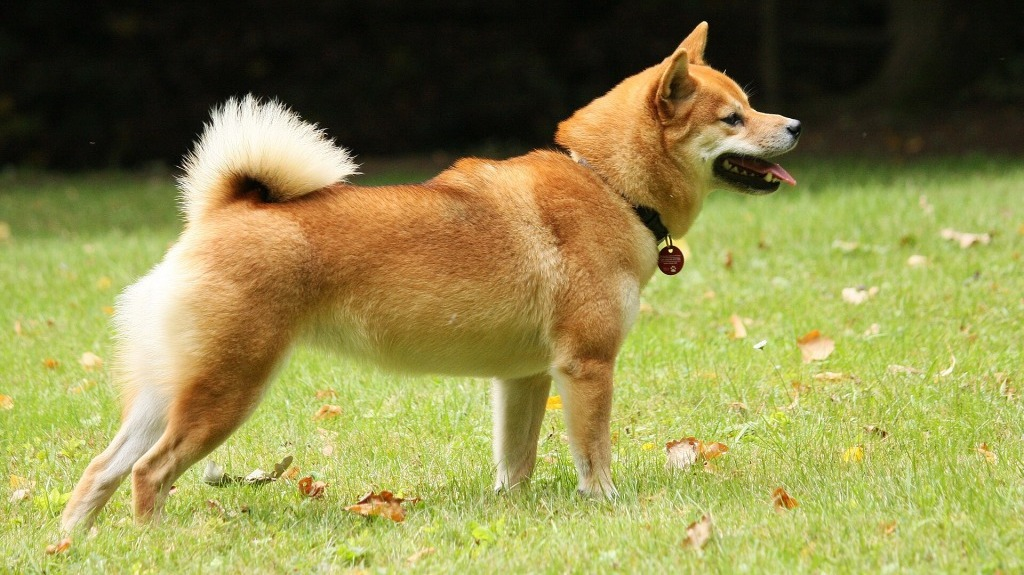
#> input picture part2/images/dog_1.jpg, 1024 x 575 px
$ python ex1c_prof.py
#> lines starting #> are read from the running program, lines starting #| are printed output that depends on the picture
#!/usr/bin/env python3
# Shebang line" specifies the interpreter.

# imports --------------------
import cv2
import numpy as np


def safe_alter_image(image, curtain_x, value=-100):
    # alter only the left side

    image_float = image.astype(float)
    height, width, nc = image.shape

    # safe brigthen the image
    altered_image = image_float.copy()

    # creating a fraction of the column
    col_limit = round(width * curtain_x)

    altered_image[:, 0:col_limit, :] = image_float[:, 0:col_limit, :] + value


    # some elements will have values over 255,
    # so we need to clip the values to 255
    altered_image = altered_image.clip(0, 255)

    # convert back to uint8
    altered_image = altered_image.astype(np.uint8)

    return altered_image


# Main function
def main():  # this is our main function
    print("SAVI exercise")

    # relative path
    image = cv2.imread("images/dog_1.jpg")
#> image is the input picture: shape (575, 1024, 3); mean B, G, R 75.6, 136.7, 141.4
    height, width, channels = image.shape
#> height = 575; width = 1024; channels = 3
    image = cv2.resize(image, (round(width / 2), round(height / 2)))
#> image: shape (288, 512, 3)
    cv2.imshow('Original', image)
    H, W, NC = image.shape
#> H = 288; W = 512; NC = 3

    # --------------------------------
    # Darken the image
    # --------------------------------
    altered_image = safe_alter_image(image, curtain_x=1/3 , value=-50)
#> in safe_alter_image, `altered_image[:, 0:col_limit, :] = image_float[:, 0:col_limit, :] + va..`:
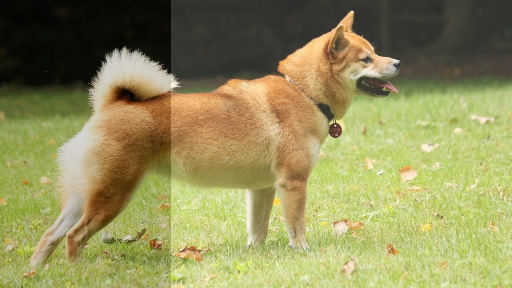
#> altered_image: shape (288, 512, 3) float64; mean B, G, R 58.7, 119.9, 124.6; drawn with min black and max white
#> in safe_alter_image, `altered_image = altered_image.clip(0, 255)`:
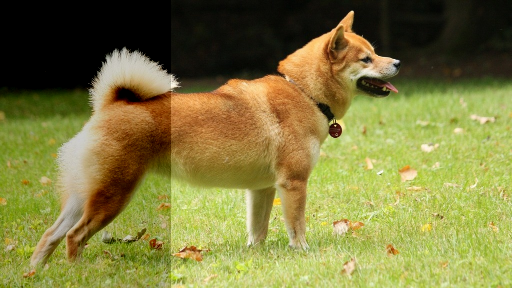
#> altered_image: shape (288, 512, 3) float64; mean B, G, R 63, 123, 127.7
    cv2.imshow("Altered Image  ", altered_image)

    # Create a sequence of progressive darkening of the left side of the image
    for i in range(0, 20):
        value_i = -i * 10
        curtain_x = 0.05 + i * 0.05
        altered_image = safe_alter_image(image, curtain_x, value_i)
        cv2.imshow("Altered Image  ", altered_image)
        cv2.waitKey(500)
#> this loop made 20 passes
#> pass 3, in safe_alter_image (call 4), `altered_image = altered_image.clip(0, 255)`:
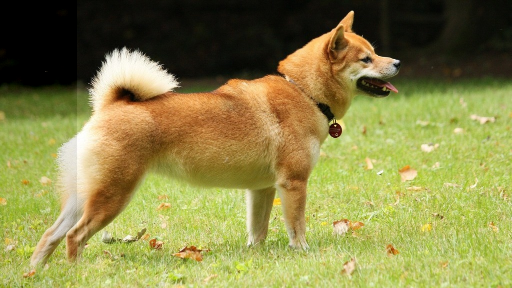
#> altered_image: shape (288, 512, 3) float64; mean B, G, R 73, 133.9, 138.6

    # --------------------------------
    # Challenge for homework
    # --------------------------------

    # a) record a video of the sequence

    # b)  make the darkened color be a curtain that moved from left to right

    cv2.waitKey(0)


if __name__ == "__main__":
    main()

$ run again, with part2/images/dog_3.jpg copied over part2/images/dog_1.jpg
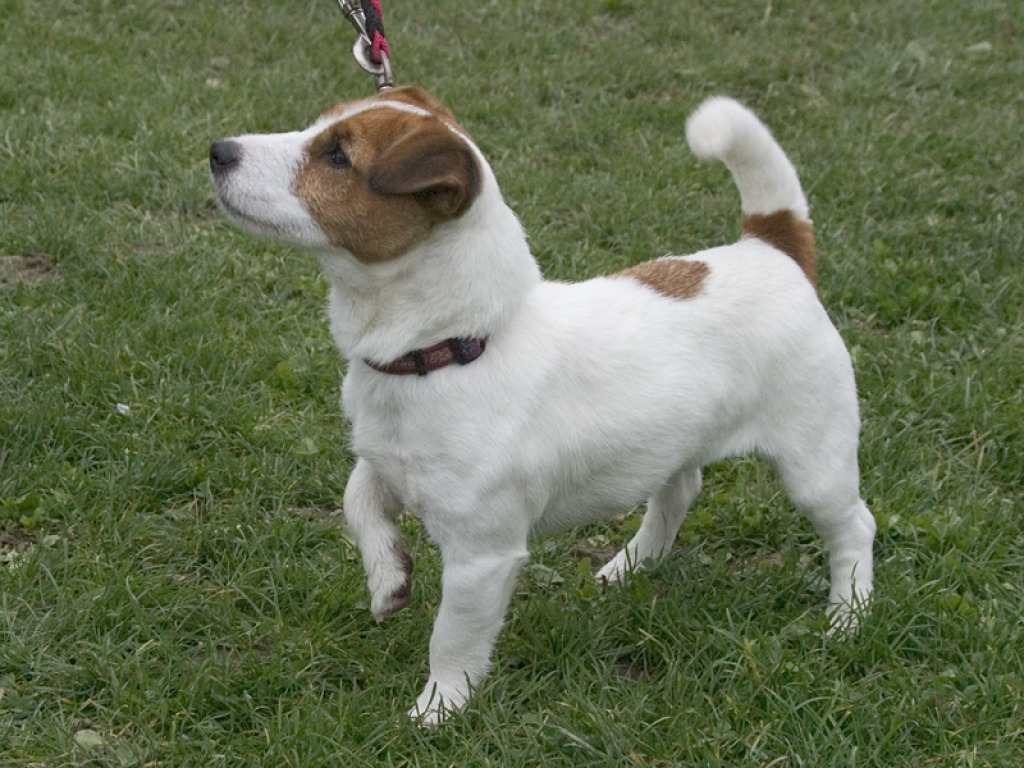
#> input picture part2/images/dog_3.jpg, 1024 x 768 px
#> in main, image is the input picture: shape (768, 1024, 3); mean B, G, R 84, 112.7, 103.2
#> image: shape (384, 512, 3)
#> in safe_alter_image, `altered_image[:, 0:col_limit, :] = image_float[:, 0:col_limit, :] + va..`:
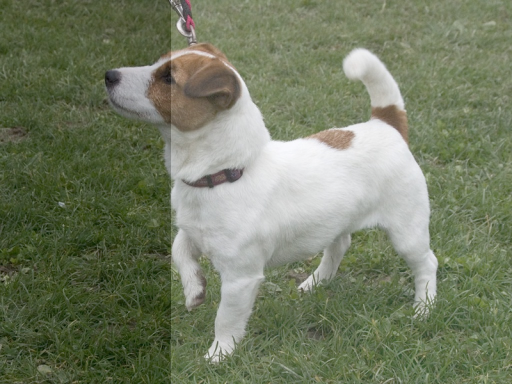
#> altered_image: shape (384, 512, 3) float64; mean B, G, R 67.4, 96.1, 86.6; drawn with min black and max white
#> the loop in main, `for i in range(0, 20):` made 20 passes
#> pass 3, in safe_alter_image (call 4), `altered_image = altered_image.clip(0, 255)`:
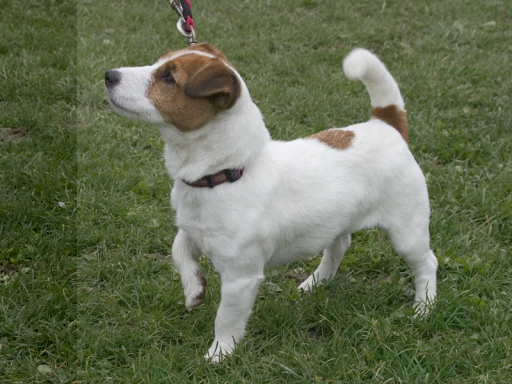
#> altered_image: shape (384, 512, 3) float64; mean B, G, R 81.2, 109.8, 100.3

$ run again, with part2/images/modelo.png saved as part2/images/dog_1.jpg
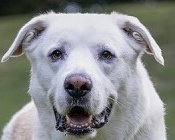
#> input picture part2/images/modelo.png, 175 x 140 px
#> in main, image is the input picture: shape (140, 175, 3); mean B, G, R 141.7, 141.4, 138.9
#> image: shape (70, 88, 3)
#> in safe_alter_image, `altered_image[:, 0:col_limit, :] = image_float[:, 0:col_limit, :] + va..`:
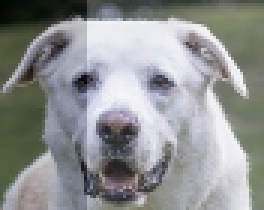
#> altered_image: shape (70, 88, 3) float64 (shown 3 times larger); mean B, G, R 125.1, 124.8, 122.3; drawn with min black and max white
#> in safe_alter_image, `altered_image = altered_image.clip(0, 255)`:
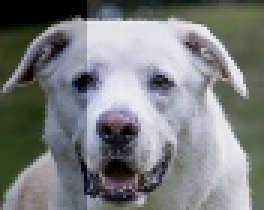
#> altered_image: shape (70, 88, 3) float64 (shown 3 times larger); mean B, G, R 126, 125.4, 123.1
